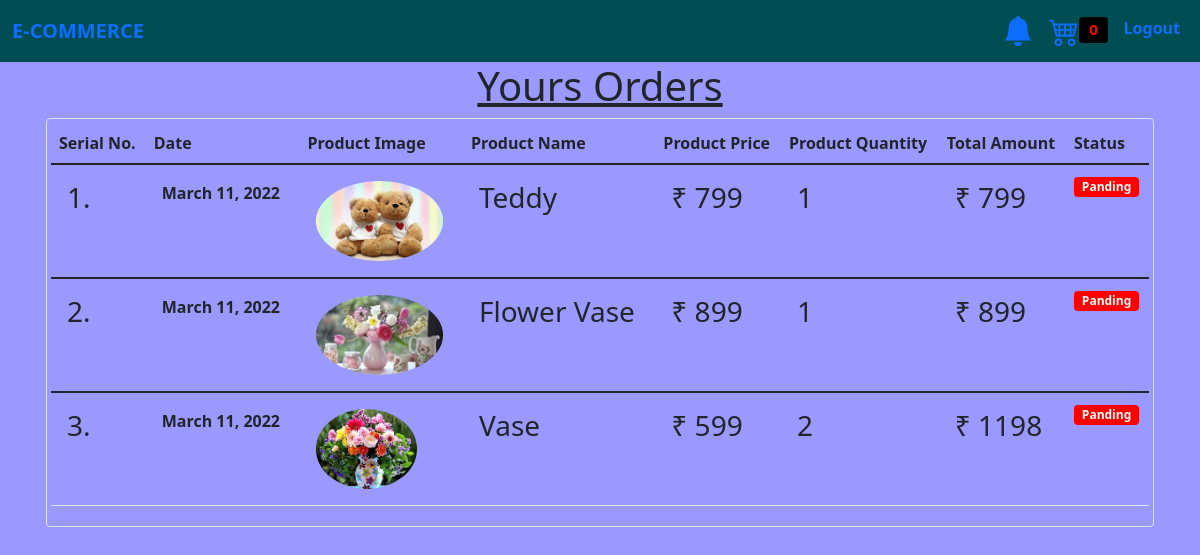
Screenshot of /order (signed in) with the database file from the repository.
### store/models/orders.py (models this page shows)
class Order(models.Model):
    product=models.ForeignKey(product,on_delete=models.CASCADE)
    customer=models.ForeignKey(customer,on_delete=models.CASCADE)
    quantity=models.IntegerField(default=1)
    price=models.IntegerField()
    address=models.CharField(max_length=1000,default="",blank=True)
    contact=models.CharField(max_length=15,default="",blank=True)
    date=models.DateField(default=datetime.datetime.today)
    status=models.BooleanField(default=False)
    @staticmethod
    def get_orders_by_customer(customer_id):
        return Order \
            .objects \
            .filter(customer = customer_id) \
            .order_by('-date')

### store/models/product.py (models this page shows, shortened)
class product(models.Model):
    name = models.CharField(max_length=100)
    price = models.IntegerField(default=0)
    Category = models.ForeignKey(category,on_delete=models.CASCADE,default=1)
    description =models.CharField(max_length=200,default="",null=True,blank=True)
    image = models.ImageField(upload_to='products/')

### store/views/order.py (the view)
# urls.py: path('order',Orders.as_view(),name='order'),
class Orders(View):
    @method_decorator(auth_middleware)
    def get(self ,request):
       customer=request.session.get('customer')
       orders=Order.get_orders_by_customer(customer)
       return render(request,'order.html',{'order':orders})

### store/templatetags/currency.py (called while the page is built)
@register.filter(name="currency")
def currecncy(number):
    return "₹ "+str(number)

@register.filter(name="multiply")
def multiply(number, number1):
    return number*number1

### store/templates/order.html
{% extends 'base.html' %}
{% block content %}
{% load cart %}
{% load currency %}
<div class="container">
<div class="text-center"><h1><u>Yours Orders</u></h1></div>
    <div class="border rounded p-1 m-1">
        <table class="table">
        <thead>
            <tr>
                <th><b>Serial No.<b></th>
                <th><b>Date</b></th>
                <th>Product Image</th>
                <th><b>Product Name</b></th>
                <th><b>Product Price</b></th>
                <th><b>Product Quantity</b></th>
                <th><b>Total Amount</b></th>
                <th><b>Status</b></th>
            </tr>
        </thead>
            {% for Order in order %}
        <tbody>
            <tr>
                <td class="p-3"> <h3>{{ forloop.counter }}.</h3></td>
                <td class="p-3"><b>{{ Order.date }}</b></td>
                <td class="p-3"><img src="{{ Order.product.image.url }}" style="height:80px;" class="rounded-circle" alt=""></td>
                <td class="p-3"><h3>{{ Order.product.name }}</h3></td>
                <td class="p-3"><h3>{{ Order.product.price|currency}}</h3></td>
                <td class="p-3"><h3>{{ Order.quantity }}</h3></td>
                <td class="p-3"><h3>{{ Order.quantity|multiply:Order.price|currency }}</h3></td>
                {% if Order.status %}
                <td><small class="badge badge-success" style="background-color:green">Completed</small></td>
                {% else %}
                <td><small class="badge badge-warning" style="background-color:red"><b>Panding</b></small></td>
                {% endif %}
            </tr>
        {% endfor %}
        </tbody>
    </table>
</div>
</div>
{% endblock  %}

### store/templates/base.html (shortened to what this page needs)
<!doctype html>
<html lang="en">
  <head>
    <link href="https://cdn.jsdelivr.net/npm/bootstrap@5.1.1/dist/css/bootstrap.min.css" rel="stylesheet">
  </head>
  <body style="background-color : #9999ff;">
    <nav class="navbar navbar-expand-lg" style="background-color:  #004d54; ">
  <div class="container-fluid navbar-premium bg-#004d54" >
    <a class="navbar-brand" href="http://127.0.0.1:8000/"><b> E-COMMERCE </b></a>
      <ul class="navbar-nav my-2 my-lg-0">
        <li class="nav-item">
          <a class="nav-link active" href='/notification' title="Notifications" ><svg xmlns="http://www.w3.org/2000/svg" width="30" height="30" fill="currentColor" class="bi bi-bell-fill" viewBox="0 0 16 16">
             <path d="M8 16a2 2 0 0 0 2-2H6a2 2 0 0 0 2 2zm.995-14.901a1 1 0 1 0-1.99 0A5.002 5.002 0 0 0 3 6c0 1.098-.5 6-2 7h14c-1.5-1-2-5.902-2-7 0-2.42-1.72-4.44-4.005-4.901z"/>
            </svg></i></a>
        </li>
       <li class="nav-item">
          <a class="nav-link active" href="/cart" title="My Cart">
            <svg xmlns="http://www.w3.org/2000/svg" width="30" height="30" fill="currentColor" class="bi bi-cart4" viewBox="0 0 16 16">
            <path d="M0 2.5A.5.5 0 0 1 .5 2H2a.5.5 0 0 1 .485.379L2.89 4H14.5a.5.5 0 0 1 .485.621l-1.5 6A.5.5 0 0 1 13 11H4a.5.5 0 0 1-.485-.379L1.61 3H.5a.5.5 0 0 1-.5-.5zM3.14 5l.5 2H5V5H3.14zM6 5v2h2V5H6zm3 0v2h2V5H9zm3 0v2h1.36l.5-2H12zm1.11 3H12v2h.61l.5-2zM11 8H9v2h2V8zM8 8H6v2h2V8zM5 8H3.89l.5 2H5V8zm0 5a1 1 0 1 0 0 2 1 1 0 0 0 0-2zm-2 1a2 2 0 1 1 4 0 2 2 0 0 1-4 0zm9-1a1 1 0 1 0 0 2 1 1 0 0 0 0-2zm-2 1a2 2 0 1 1 4 0 2 2 0 0 1-4 0z"/>
            <span class="badge badge-info" style="background-color:black;color:red; font-size:15px;font-weight:bold" >{{ request.session.cart.keys|length }}</span>
            </svg>
            </a>
           </li>
            {% if request.session.customer %}
            <li class="nav-item">
              <a class="nav-link active" aria-current="page" href="logout"><b> Logout </b></a>
            </li>
        {% endif %}
       </ul>
  </div>
</nav>
{% block content %}
{% endblock  %}
  </body>
</html>

### rows the page displays
Order: date "March 11, 2022", product.image (picture), product.name "Teddy", product.price "₹ 799", quantity "1", quantity|multiply "₹ 799", status "Panding"
Order: date "March 11, 2022", product.image (picture), product.name "Flower Vase", product.price "₹ 899", quantity "1", quantity|multiply "₹ 899", status "Panding"
Order: date "March 11, 2022", product.image (picture), product.name "Vase", product.price "₹ 599", quantity "2", quantity|multiply "₹ 1198", status "Panding"

### other values shown
{{ request.session.cart.keys|length }} "0"
